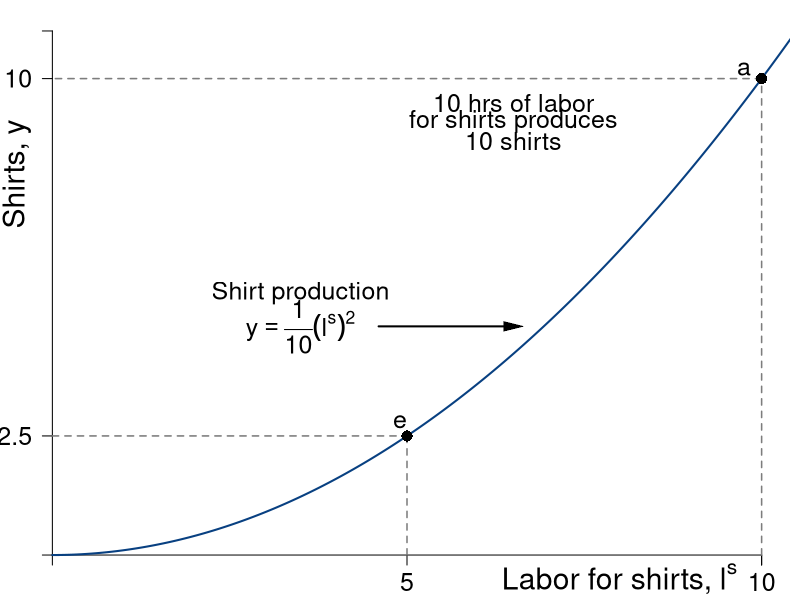

Recreate this plot in R.
#Graph Designer: Simon Halliday
#Authors: Bowles, Foley and Halliday
#Title: Coordination, Conflict and Competition: A Text in Microeconomics

require(shape)
pdf(file = "specprodexch/ppf_eos_shirts.pdf", width = 9, height = 9)

#Set parameters for graphics
pointsize <- 1.8
axislabelsize <- 1.8
labelsize <- 1.5
namesize <- 1.8
annotatesize <- 1.5
graphlinewidth <- 2
segmentlinewidth <- 1.5

COL <- c("#7fc97f", "#beaed4", "#fdc086", "#ffff99", "#386cb0", "#f0027f", "#bf5b17", "#666666")
COLA <- c("#e0f3db", "#99d8c9","#66c2a4","#41ae76", "#238b45", "#005824")
COLB <- c("#4eb3d3", "#2b8cbe", "#0868ac","#084081")
grays <- gray.colors(25, start = 1, end = 0)
CBCols <- c("#009E73","#0072B2","#E69F00")


#Edited the margins to cater for the larger LHS labels
par(mar =  c(1.2, 1.2, 0.5, 0.5))

#Change this to make it log of l 

# ppf <- function(l, k = 0.5) {
#   k * (1/l)
# }

ppf <- function(fish, k = 0.1, alpha = 2, maxfish = 5) {
  k * (fish - maxfish)^alpha 
}

fishProd <- function(l, k = 0.5){
  (-k)*l
}

feasibleLabor <- function(l, time = 10){
  - time - l
}

manufactureProd <- function(l, k = 0.1, alpha = 2){
  k * (l)^alpha
}

xlims <- c(0, 10)
ylims <- c(0, 11)

npts <- 501 
x <- seq(xlims[1], xlims[2], length.out = npts)
y <- seq(ylims[1], ylims[2], length.out = npts) 
a <- c(13, 15, 17)

plot(0, 0, xlim = xlims, ylim = ylims, type = "n",
     xlab = expression(paste("")),
     ylab = expression(paste("")), 
     xaxt = "n", 
     yaxt = "n", 
     cex.lab = axislabelsize, 
     bty = "n"
)

ticksy <- c( 0, 2.5, 10, ylims[2])
ylabels <- c(NA,2.5, 10, NA)
ticksx <- c(0, 5, 10, xlims[2])
xlabels <- c(NA,5, 10, NA)

axis(1, at = ticksx, pos = 0, labels = xlabels, cex.axis = annotatesize)
axis(2, at = ticksy, pos = 0, labels = ylabels, las = 1,cex.axis = annotatesize)

npts <- 500 
xx1 <- seq(0, 5, length.out = npts)
xx2 <- seq(0, xlims[2], length.out = npts)
xx3 <- seq(xlims[1], 0, length.out = npts)
xx4 <- seq(0, 11, length.out = npts)


#Draw the graphs
lines(xx4, manufactureProd(xx4, k = 0.1, alpha = 2), col = COLB[4], lwd = graphlinewidth)

#mtext(expression(paste("Quantity of fish, ", x)), side=1, line = 2.5, cex = axislabelsize)
text(-0.5, 8, expression(paste("Shirts, ", y)), xpd = TRUE, cex = axislabelsize, srt = 90) 
text(8, -0.5, expression(paste("Labor for shirts, ", l^s)), xpd = TRUE, cex =axislabelsize)


#Label the two production functions
#Clothing
text(3.5, 5.5, expression(paste("Shirt production")), xpd = TRUE, cex = annotatesize)
text(3.5, 4.8, expression(paste(y == frac(1,10)(l^s)^2)), xpd = TRUE, cex = annotatesize)
Arrows(4.6, 4.8, 6.5, 4.8, col = "black", lty = 1, lwd = 2, arr.type = "triangle", arr.lwd = 0.5)

#Draw segments for the 50/50 split of time
segments(5, 0, 5, 2.5, lty = 2, col = grays[20], lwd = segmentlinewidth)
segments(0, 2.5, 5, 2.5, lty = 2, col = grays[20], lwd = segmentlinewidth)

#Annotate Max time on clothes
segments(10, 0, 10, 10, lty = 2, col = grays[20], lwd = segmentlinewidth)
segments(10, 10, 0, 10, lty = 2, col = grays[20], lwd = segmentlinewidth)
text(6.5, 9.5, expression(paste("10 hrs of labor")), cex = annotatesize)
text(6.5, 9.1, expression(paste("for shirts produces")),  cex = annotatesize)
text(6.5, 8.7, expression(paste("10 shirts")),  cex = annotatesize)
points(10, 10, pch = 16, col = "black", cex = 1.5)
text(9.75, 10.2, expression(paste("a")),  cex = annotatesize)

points(5, 2.5, pch = 16, col = "black", cex = 1.5)
text(4.9, 2.8, expression(paste("e")), cex = annotatesize)




dev.off()
